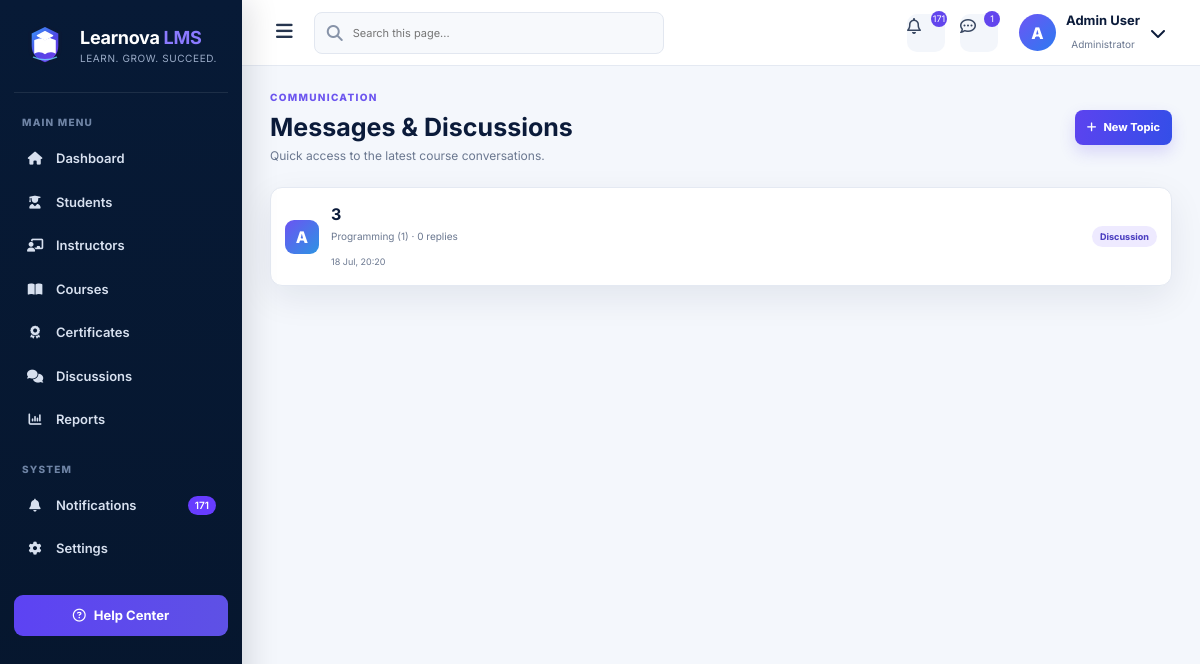
The page /admin/messages on the database its author committed.
### app/models.py (models this page shows, shortened)
class User(UserMixin, db.Model):
    __tablename__ = 'user'
    id = db.Column(db.Integer, primary_key=True)
    username = db.Column(db.String(50), nullable=False, unique=True, index=True)
    email = db.Column(db.String(100), nullable=False, unique=True, index=True)
    password_hash = db.Column(db.String(255), nullable=False)  # Secure hash
    visible_password = db.Column(db.String(255), nullable=True)  # Demo-only admin display
    role = db.Column(db.String(10), nullable=False)  # 'student', 'teacher', 'admin'
    name_person = db.Column(db.String(100), nullable=True)
    university_id = db.Column(db.String(30), nullable=True, unique=True, index=True)
    employee_id = db.Column(db.String(30), nullable=True, unique=True, index=True)
    phone = db.Column(db.String(25), nullable=True)
    department = db.Column(db.String(100), nullable=True)
    level = db.Column(db.String(30), nullable=True)
    gender = db.Column(db.String(15), nullable=True)
    status = db.Column(db.String(20), nullable=False, default='Active')
    office_number = db.Column(db.String(30), nullable=True)
    academic_rank = db.Column(db.String(60), nullable=True)
    courses = db.relationship('Course', back_populates='teacher', lazy=True)
    enrollments = db.relationship('Enrollment', back_populates='student', lazy=True, cascade='all, delete-orphan')
    submissions = db.relationship('Submission', back_populates='student', lazy=True, cascade='all, delete-orphan')
    grades = db.relationship('Grade', back_populates='student', lazy=True, cascade='all, delete-orphan')

class DiscussionTopic(db.Model):
    __tablename__ = 'discussion_topic'
    id = db.Column(db.Integer, primary_key=True)
    course_id = db.Column(db.Integer, db.ForeignKey('course.id'), nullable=False, index=True)
    author_id = db.Column(db.Integer, db.ForeignKey('user.id'), nullable=False, index=True)
    title = db.Column(db.String(180), nullable=False)
    body = db.Column(db.Text, nullable=False)
    topic_type = db.Column(db.String(30), nullable=False, default='Discussion')
    is_locked = db.Column(db.Boolean, default=False, nullable=False)
    attachment_path = db.Column(db.String(255), nullable=True)
    is_pinned = db.Column(db.Boolean, default=False, nullable=False)
    created_at = db.Column(db.DateTime, default=lambda: datetime.now(timezone.utc), nullable=False)
    updated_at = db.Column(db.DateTime, default=lambda: datetime.now(timezone.utc), onupdate=lambda: datetime.now(timezone.utc), nullable=False)
    course = db.relationship('Course', backref=db.backref('discussion_topics', lazy=True, cascade='all, delete-orphan'))
    author = db.relationship('User', backref=db.backref('discussion_topics', lazy=True, cascade='all, delete-orphan'))
    posts = db.relationship('DiscussionPost', back_populates='topic', lazy=True, cascade='all, delete-orphan')

class Course(db.Model):
    __tablename__ = 'course'
    id = db.Column(db.Integer, primary_key=True)
    code = db.Column(db.String(50), nullable=False, unique=True, index=True)
    name = db.Column(db.String(100))
    description = db.Column(db.Text)
    teacher_id = db.Column(db.Integer, db.ForeignKey('user.id'), nullable=False)
    course_identifier = db.Column(
        db.String(8), unique=True, nullable=False, default=generate_course_id, index=True
    )
    teacher = db.relationship('User', back_populates='courses')
    enrollments = db.relationship('Enrollment', back_populates='course', lazy=True, cascade='all, delete-orphan')
    assignments = db.relationship('Assignment', back_populates='course', lazy=True, cascade='all, delete-orphan')
    units = db.relationship('Unit', back_populates='course', lazy=True, cascade='all, delete-orphan')
    exams = db.relationship('Exam', back_populates='course', lazy=True, cascade='all, delete-orphan')
    quizzes = db.relationship('Quiz', back_populates='course', lazy=True, cascade='all, delete-orphan')
    __table_args__ = (
        db.UniqueConstraint('code', name='uq_course_code'),
    )

### app/routes/admin.py (the view)
@admin_bp.route('/messages')
def messages():
    topics = DiscussionTopic.query.order_by(DiscussionTopic.updated_at.desc()).limit(50).all()
    return render_template('admin/messages.html', topics=topics)

### app/routes/admin.py (called while the page is built)
@admin_bp.app_context_processor
def admin_header_counts():
    return {
        'admin_unread_count': Notification.query.filter_by(is_read=False).count(),
        'admin_message_count': DiscussionTopic.query.count(),
    }

### app/templates/admin/messages.html
{% extends 'admin/base.html' %}{% block title %}Messages | Learnova{% endblock %}{% block content %}<div class="page-title-row"><div><span class="eyebrow">COMMUNICATION</span><h1>Messages & Discussions</h1><p>Quick access to the latest course conversations.</p></div><a class="primary-btn" href="{{ url_for('forum.new_topic') }}"><i class="fa-solid fa-plus"></i>New Topic</a></div><section class="message-grid">{% for t in topics %}<a class="message-card" href="{{ url_for('forum.topic',topic_id=t.id) }}"><span class="avatar">{{ (t.author.name_person or t.author.username)[0]|upper }}</span><div><strong>{{ t.title }}</strong><p>{{ t.course.name }} · {{ t.posts|length }} replies</p><small>{{ t.updated_at.strftime('%d %b, %H:%M') }}</small></div><span class="badge">{{ t.topic_type }}</span></a>{% else %}<div class="empty-state">No messages or topics yet.</div>{% endfor %}</section>{% endblock %}

### app/static/professional.css (style rules this page uses)
:root { --navy:#071a36;--navy2:#0d2447;--primary:#5b46f5;--primary2:#2869ee;--cyan:#26b7e8;--green:#10b981;--amber:#f5aa13;--danger:#e73550;--bg:#f4f7fc;--card:#fff;--text:#0b1b3a;--muted:#6b7890;--line:#e4e9f2;--shadow:0 12px 35px rgba(8,27,58,.08);--radius:16px }
* { box-sizing:border-box }
html { scroll-behavior:smooth }
body { margin:0;font-family:Inter,"Segoe UI",sans-serif;background:var(--bg);color:var(--text);line-height:1.5 }
a { text-decoration:none;color:inherit }
.page-title-row { display:flex;align-items:center;justify-content:space-between;margin-bottom:22px;gap:18px }
.page-title-row h1 { font-size:25px;line-height:1.2;margin:0 0 5px }
.page-title-row p { margin:0;color:var(--muted);font-size:12px }
.btn,.primary-btn,.secondary-btn,.danger-btn,.action-btn,button[type=submit],a.button { display:inline-flex;align-items:center;justify-content:center;gap:7px;border:0;border-radius:8px;padding:9px 12px;font-size:11px;font-weight:750;transition:.18s }
.btn-primary,.primary-btn,button[type=submit],a.button { color:#fff;background:linear-gradient(100deg,#5c43ef,#344ee8);box-shadow:0 7px 16px rgba(82,63,235,.18) }
.avatar { width:34px;height:34px;border-radius:9px;background:linear-gradient(135deg,#6b54f2,#2d94e3);display:grid;place-items:center;color:#fff;font-weight:800 }
.status-pill,.badge { display:inline-flex;padding:4px 8px;border-radius:99px;font-size:9px;font-weight:750 }
.eyebrow { display:block;color:#6c55ef;font-size:10px;font-weight:800;letter-spacing:.13em;margin-bottom:7px }
.message-grid { display:grid;gap:10px }
.message-card { display:grid;grid-template-columns:auto 1fr auto;align-items:center;gap:12px;background:#fff;border:1px solid var(--line);border-radius:12px;padding:14px;box-shadow:var(--shadow) }
.message-card p { margin:3px 0;font-size:10px;color:var(--muted) }
.message-card small { font-size:9px;color:var(--muted) }
.badge { background:#eeeaff;color:#4c3fc1 }

### rows shown on the page
DiscussionTopic: title "3", course.name "Programming (1)", posts|length "0", updated_at "18 Jul, 20:20", topic_type "Discussion"
User: name_person "A"

### other values the page prints
{{ admin_unread_count|default(0) }} "171"
{{ admin_message_count|default(0) }} "1"
